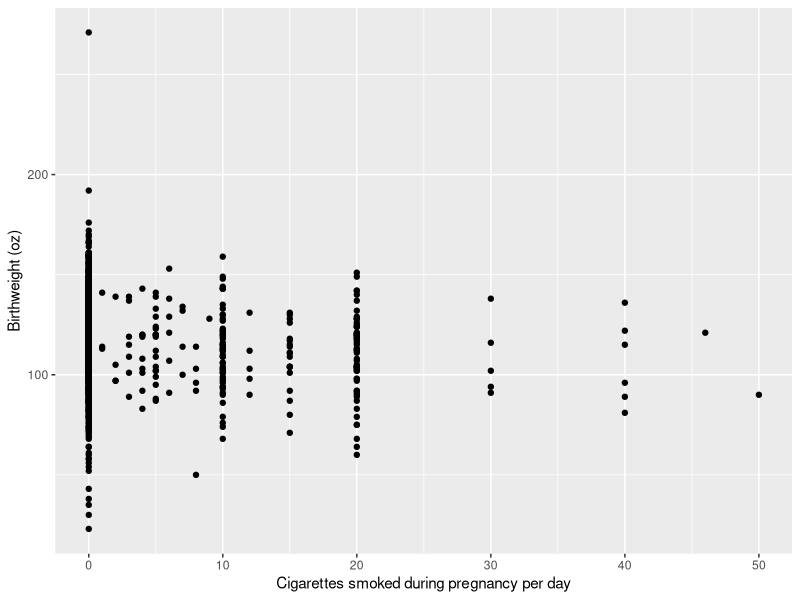
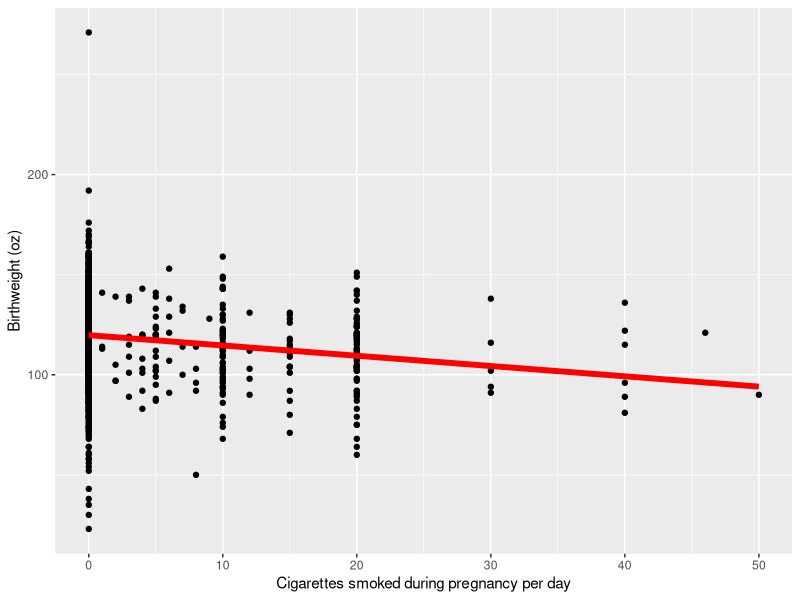
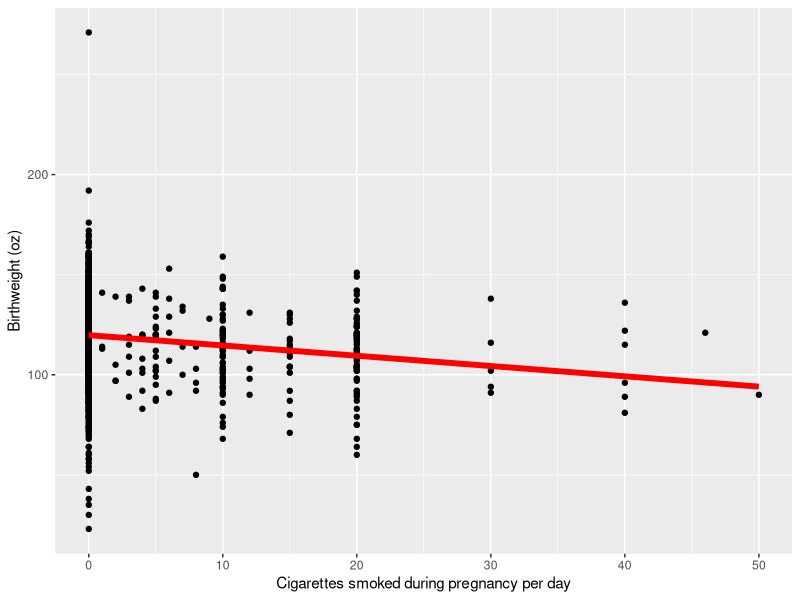
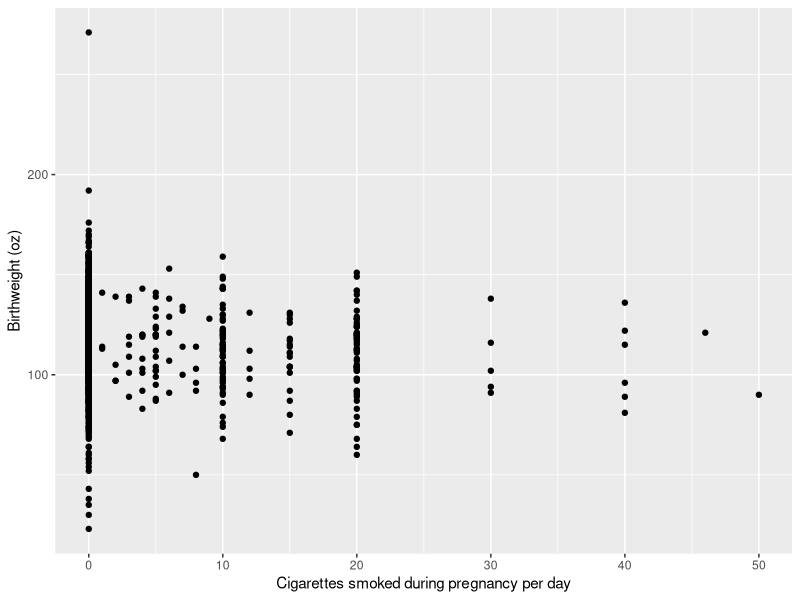
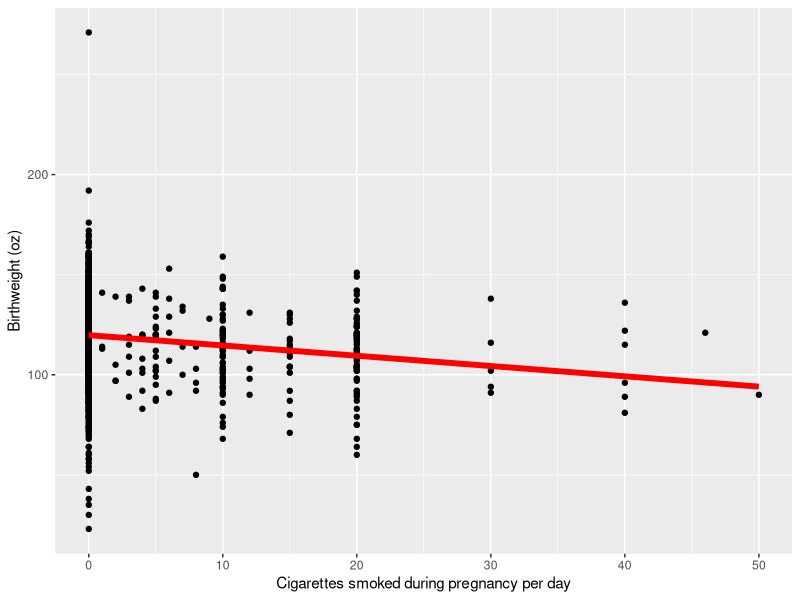
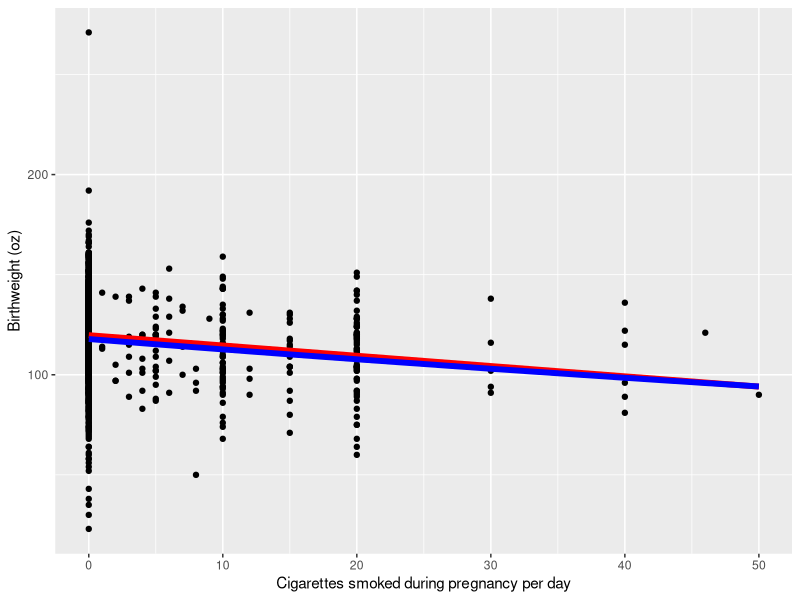
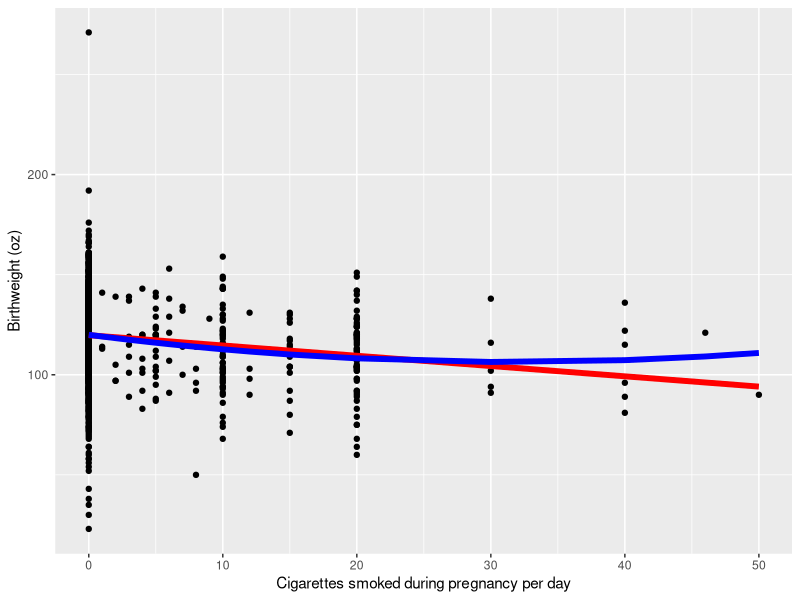

The R source for these figures, in order:
######################################
## Author:   Jason Parker
## Date:     2018-01-16
## Title:    ex1.1.R
## Purpose:  Demonstrate linear regression using R and the BWGHT.csv data set
######################################


rm(list=ls(all=TRUE))

library(data.table)
library(tidyverse)

## Read the BWGHT.csv example into the variable context1
context1 <- fread("BWGHT.csv")
# context1 <- read.csv("BWGHT.csv")

context1[,1]

## Data description from BWGHT_labels.txt
# variable name   type    format     label      variable label
# faminc          float   %9.0g                 1988 family income, $1000s
# cigtax          float   %9.0g                 cig. tax in home state, 1988
# cigprice        float   %9.0g                 cig. price in home state, 1988
# bwght           int     %8.0g                 birth weight, ounces
# fatheduc        byte    %8.0g                 father's yrs of educ
# motheduc        byte    %8.0g                 mother's yrs of educ
# parity          byte    %8.0g                 birth order of child
# male            byte    %8.0g                 =1 if male child
# white           byte    %8.0g                 =1 if white
# cigs            byte    %8.0g                 cigs smked per day while preg

## Get summary statistics for all variables
head(context1)
summary(context1)

## Tables of count data
table(context1$male)
table(context1$cigs)
table(context1$male,context1$cigs)

## Basic plotting
plot_basic <- ggplot(context1, aes(x=cigs,y=bwght)) + geom_point() 
plot_basic <- plot_basic + scale_x_continuous(name="Cigarettes smoked during pregnancy per day") + scale_y_continuous(name="Birthweight (oz)")
plot_basic

## Ordinary least-squares the long painful way
y       <- context1$bwght
x       <- context1$cigs
my      <- mean(y)
mx      <- mean(x)
diffy   <- y - my
diffx   <- x - mx
num     <- sum(diffy*diffx)
denom   <- sum(diffx^2)
b1      <- num/denom
b0      <- my - b1*mx
c(b0,b1)

    # bwght = 119.8 + -0.514 cigs

    # Every 1 cigarette smoked by the mother per day during pregancy is associated with a 
    #   0.5 decrease in oz of birthweight.
    # Every pack per day (20 cigs) is associated with a 10 oz decrease in child size at 
    #   birth.
    # Every pack per day is associated with a 0.64 lb decrease in birthweight.

## Convert to lbs and recompute
y         <- y / 16
my        <- mean(y)
diffy     <- y - my
num       <- sum(diffy*diffx)
b1        <- num/denom
20*b1

## Compute OLS using lm
model1    <- lm(bwght~cigs, data=context1)
model1
summary(model1)
coef(model1)



## Plotting OLS
plot_ols   <- plot_basic + geom_line(aes(y=predict(model1)),color="red",size=2)
plot_ols
plot_ols   <- plot_ols + theme(legend.position="none") 
plot_ols #next: redefine everything for easy use later
plot_basic <- ggplot(context1, aes(x=cigs,y=bwght))+geom_point()+theme(legend.position="none")+scale_x_continuous(name="Cigarettes smoked during pregnancy per day")+scale_y_continuous(name="Birthweight (oz)")
plot_basic
plot_ols   <- plot_basic + geom_line(aes(y=predict(model1)),color="red",size=2)
plot_ols

## Multiple least-squares using lm
model2         <- lm(bwght~cigs+faminc, data=context1)
summary(model2)
    # bwght = 119.8 + -0.463 cigs + 0.0928 faminc
    
    # Every 1 cigarette smoked by the mother per day during pregancy is associated with a 
    #   0.5 decrease in oz of birthweight controlling for family income.
model3         <- lm(bwght~cigs+faminc+male+white, data=context1)
model4         <- lm(bwght~cigs+faminc+male+white+motheduc+fatheduc, data=context1)
summary(model3)
summary(model4) #this model drops some data because fatheduc is missing

## BWGHT log transform
tmp            <- log(context1$bwght)

rm("tmp")
context1$lbwght <- log(context1$bwght)
model5         <- lm(lbwght~cigs, data=context1)
model5         <- lm(log(bwght)~cigs, data=context1)
plot_log   <- plot_ols + geom_line(aes(y=exp(predict(model5))),color="blue",size=2)
plot_log

model5         <- lm(log(bwght)~cigs+faminc+male+white+motheduc+fatheduc, data=context1)
summary(model5)
coef(model5)
coef(model5)*100
    # log(bwght) = 4.7115639 + -0.0051484 cigs + 0.0004177 faminc 
    #            + 0.0332363 male + 0.0440468 white + -0.0036268 motheduc
    #            + 0.0033968 fatheduc

    # Every 1 cigarette smoked by the mother per day during pregancy is associated with a 
    #   0.51% decrease in birthweight controlling for family income.

## Quadratic regression
context1$cigsq  <- context1$cigs^2
model6         <- lm(bwght~cigs+cigsq, data=context1)
# model6         <- lm(bwght~cigs+cigs^2, data=context1) #doesn't work (R looks for interactions)
# model6         <- lm(bwght~cigs+I(cig^2), data=context1) #this does work because R treats statements inside of the I() as literal
summary(model6)
plot_quad      <- plot_ols + geom_line(aes(y=predict(model6)),color="blue",size=2)
plot_quad
model7         <- lm(log(bwght)~cigs+cigsq+faminc+male+white+motheduc+fatheduc, data=context1)
summary(model7)

## Subsetting context1
smokectxt      <- context1[cigs > 0]
# smokectxt      <- subset(context1,cigs>0) #data.frame subset for when data.table isn't working
summary(smokectxt)
model8         <- lm(log(bwght)~cigs+male+white, data=smokectxt)
summary(model8)

## Binary variable
context1$smokes         <- as.numeric(context1$cigs>0)
# smokes         <- ifelse(context1$cigs,1,0)
model9        <- lm(log(bwght)~smokes+faminc+male+white+motheduc+fatheduc, data=context1)
summary(model9)

?coef

## Adjusting for heteroskedasticity
library(lmtest)
library(sandwich)
coeftest(model9)
coeftest(model9,vcov=vcovHC)
